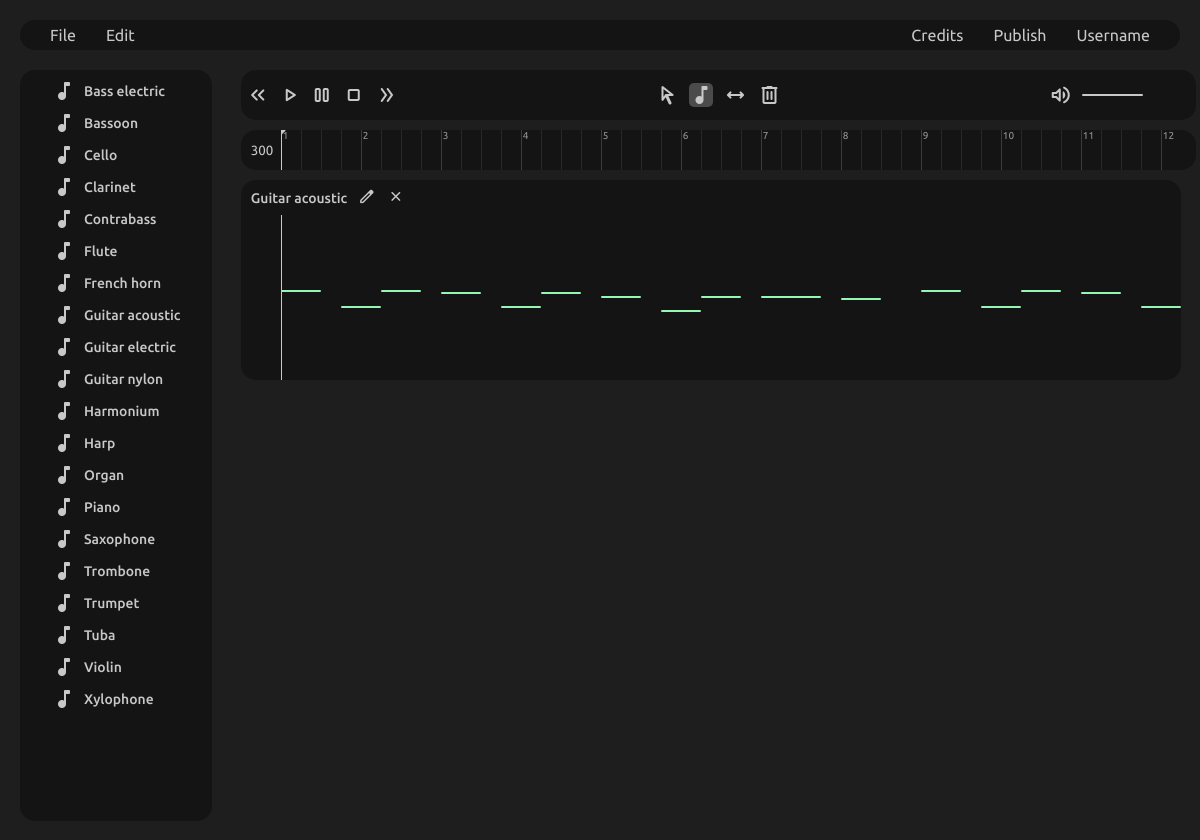
The page /src/editor/index.php?id_song=2 on the database its author committed.
### tables this page shows
CREATE TABLE `instruments` (
  `id` int(11) NOT NULL,
  `name` varchar(50) NOT NULL,
  `folder_url` varchar(100) NOT NULL,
  `notes` varchar(150) NOT NULL
);

### src/editor/index.php (the view, shortened to what this page needs)
<!DOCTYPE html>
<html lang="it">
<head>
	<link rel="stylesheet" href="../../css/formStyle.css">
	<link rel="stylesheet" href="../../css/editorStyle.css">
</head>
<body>
<?php
	require "../../php/import/connect.php";
	$sql = "SELECT * FROM instruments
			ORDER BY name";
	$res = $conn->query($sql);
	if ($res->num_rows == 0) {
		echo "Instruments not found in database<br/>";
		return;
	} else {
		$instruments = $res;
	}
?>
	<header id="header" class="">
		<div class="toolbar topbar-div">
			<div>
				<button id="file" class="interactable dropdown-button">File</button>
			</div>
			<div>
				<button id="edit" class="interactable dropdown-button">Edit</button>
			</div>
		</div>
		<div class="final-toolbar topbar-div">
			<button id="credits" class="interactable">Credits</button>
			<button id="publish" class="interactable">Publish</button>
			<div id="user">Username</div>
		</div>
	</header>
	<div id="container" class="container">
		<aside>
			<div class="instrument-bar">
				<?php
				foreach ($instruments as $instrument) {
					$name = $instrument["name"];
					$folderUrl = $instrument["folder_url"];
					$notes = $instrument["notes"];
					?>
					<div class="interactable instrument" id="<?php echo $name;?>" folder_url="<?php echo $folderUrl;?>" notes="<?php echo $notes;?>">
						<span class="material-symbols-rounded">music_note</span>
						<h3><?php echo $name;?></h3>
					</div>
					<?php
				}
				?>
			</div>
		</aside>
		<div class="main-container">
			<div class="song-controls">
				<div class="bar-left">
					<button id="toStart" class="interactable">
						<span class="material-symbols-rounded">keyboard_double_arrow_left</span>
					</button>
					<button id="play" class="interactable">
						<span class="material-symbols-rounded">play_arrow</span>
					</button>
					<button id="pause" class="interactable">
						<span class="material-symbols-rounded">pause</span>
					</button>
					<button id="stop" class="interactable">
						<span class="material-symbols-rounded">stop</span>
					</button>
					<button id="toEnd" class="interactable">
						<span class="material-symbols-rounded">double_arrow</span>
					</button>
				</div>
				<div class="bar-center">
					<button id="track-mode-select" class="interactable">
						<span class="material-symbols-rounded">arrow_selector_tool</span>
					</button>
					<button id="track-mode-add" class="selected interactable">
						<span class="material-symbols-rounded">music_note</span>
					</button>
					<button id="track-mode-resize" class="interactable">
						<span class="material-symbols-rounded">width</span>
					</button>
					<button id="track-mode-remove" class="interactable">
						<span class="material-symbols-rounded">delete</span>
					</button>
				</div>
				<div class="bar-right">
					<button id="volume-button" class="interactable">
						<span class="material-symbols-rounded interactable">volume_up</span>
					</button>
					<div class="interactable" id="volume-bar">
						<div id="volume"></div>
					</div>
				</div>
			</div>
			<div class="timeline-container">
				<div class="tempo-container">
					<input type="number" name="" value="120" id="tempo">
				</div>
				<div id="timeline">
					<div class="playhead">
						<span class="arrow material-symbols-rounded">arrow_drop_down</span>
					</div>
				</div>
			</div>
			<div id="track-editor-container"></div>
		</div>
	</div>
	<div class="error-message-container">
	</div>
</body>
</html>

### css/formStyle.css (style rules this page uses)
input { font-family: 'Ubuntu', sans-serif; }
input::placeholder { font-family: 'Ubuntu', sans-serif; }

### css/editorStyle.css (style rules this page uses)
* { margin: 0; padding: 0; outline: 0; appearance: 0; border: 0; text-decoration: 0; box-sizing: border-box; color: rgb(200, 200, 200); font-family: 'Ubuntu', sans-serif; }
.interactable { user-select: none; cursor: pointer; }
button { background-color: rgba(0, 0, 0, 0); }
button span { pointer-events: none; }
body { background-color: rgb(30, 30, 30); overflow-x: hidden; overflow-y: hidden; }
h3 { font-weight: 500; font-size: .87rem; }
header { display: flex; justify-content: space-between; height: 30px; margin: 20px 20px 0 20px; border-radius: 15px; background-color: rgb(20, 20, 20); }
header .topbar-div { display: flex; padding: 0 15px 0 15px; align-items: center; }
header #user, header button { padding: 0 15px 0 15px; width: fit-content; font-size: 16px; border-radius: 15px; }
header #user { user-select: none; }
body .container { display: grid; width: 98%; height: 50%; margin-left: 20px; gap: 1.8rem; grid-template-columns: 12rem auto; }
aside { height: 100%; }
aside .instrument-bar { display: flex; flex-direction: column; background-color: rgb(20, 20, 20); padding: 5px 0 5px 0; border-radius: 15px; height: 95%; position: relative; top: 20px; overflow-y: auto; }
aside .instrument-bar div { display: flex; align-items: center; height: 32px; gap: .5rem; position: relative; margin-left: 2rem; }
.instrument * { pointer-events: none; }
.main-container { height: 100%; width: 100%; overflow-y: hidden; }
.song-controls { position: relative; top: 20px; display: flex; justify-content: space-between; border-radius: 15px; margin-bottom: 20px; background-color: rgb(20, 20, 20); width: 100%; height: 50px; }
.song-controls div { padding: 0 5px 0 5px; }
.song-controls button { height: 24px; width: 24px; }
.song-controls .bar-left { display: flex; align-items: center; justify-content: space-between; width: 162px; }
.song-controls .bar-center { width: auto; display: flex; align-items: center; justify-content: center; }
.song-controls .bar-center button { margin: 0 5px 0 5px; border-radius: 5px; }
.song-controls .bar-center .selected { background-color: rgb(75, 75, 75); }
.song-controls .bar-right { display: flex; align-items: center; justify-content: space-evenly; width: 162px; }
#volume-bar { display: flex; align-items: center; padding: 0; height: 15px; width: 65%; }
#volume-bar div { background-color: rgb(200, 200, 200); padding: 0; width: 100%; height: 2px; border-radius: 15px; }
.timeline-container { display: grid; position: relative; top: 10px; background-color: rgb(20, 20, 20); width: 100%; height: 40px; border-radius: 15px; grid-template-columns: 40px auto 15px; }
.tempo-container { width: 100%; height: 100%; }
#tempo { padding-left: 10px; background-color: rgba(0, 0, 0, 0); width: 100%; height: 100%; }
#timeline { position: relative; width: 100%; height: 100%; overflow-x: scroll; overflow-y: hidden; }
.playhead { position: absolute; background-color: rgb(200, 200, 200); height: 100%; width: 1px; z-index: 1; pointer-events: none; }
.playhead .arrow { position: absolute; top: -10px; left: -11.5px; user-select: none; pointer-events: none; }
#track-editor-container { position: relative; top: 20px; height: 85vh; padding-right: 15px; overflow-y: auto; }
.error-message-container { position: absolute; top: 0; display: flex; justify-content: center; width: 100%; height: 100%; z-index: 10; pointer-events: none; }

### rows shown on the page
instruments: name "Bass electric"
instruments: name "Bassoon"
instruments: name "Cello"
instruments: name "Clarinet"
instruments: name "Contrabass"
instruments: name "Flute"
instruments: name "French horn"
instruments: name "Guitar acoustic"
instruments: name "Guitar electric"
instruments: name "Guitar nylon"
instruments: name "Harmonium"
instruments: name "Harp"
instruments: name "Organ"
instruments: name "Piano"
instruments: name "Saxophone"
instruments: name "Trombone"
instruments: name "Trumpet"
instruments: name "Tuba"
instruments: name "Violin"
instruments: name "Xylophone"
